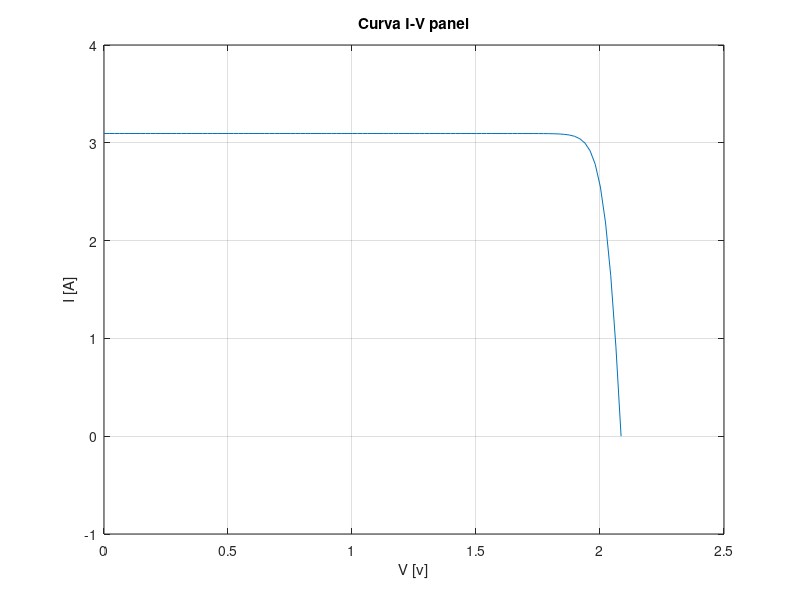

The MATLAB source for this figure:
#
# Curva_IV_panel.m
#
# Autor: Dr. Carlos Romero Pérez
# Fecha: 01/02/2025
#
# Este script calcula y grafica la curva I-V de un panel solar. de acuerdo
# con la ecuación
#
# I=Iph-Is (e^((V+IRs)/(nK T/q))-1)-(V+IRs)/Rsh.
#
# Pero resolver esta ecuación por medio de Newton Rampsom no es
# posible porque la exponencial toma valor infinito.
#
# Para resolverlo, se reescribe la ecuación tomando ln()
#
# Llamamos Vter=nKT/q
#
# Su: Irradiancia por unidad (Su=S/Sref). Sref=1000 W/m2
# Il: Es la corriente generada fotovoltaica, que depende de la irradiancia por
#     unidad Su
# I0: Corriente de saturación inversa (depende de la temperatura)
# Rs: Resistencia en serie de la celda (depende del semiconductor)
# Rsh: Resistencia de pérdida de la celda (depende del semiconductor)
#
# Los parámetros característicos se calculan a partir de los datos
# característicos del panel (datasheet de panel):
#
# Np: Número de celdas en paralelo
# Ns: Número de celdas en serie
# Voc: Tensión de circuito abierto del panel
# Isc: Corriente de corto circuito del panel
# alfa_isc: Coeficiente de Tª de la corriente de corto circuito
# beta_vosc: Coeficiente de Tª de la tension de circuito abierto
#
# El script calcula y grafica la característica I-V de la celda.
#
#

% Condiciones ambientales
Su=1;           % Irradiancia por unidad S/Sref
T=25;           % Temperatura en ºC

% Selector Panel
ejemplo=3;

switch (ejemplo)
  case 1
    % Artículo
    Np=1;
    Ns=60;
    Iscpanel=8.85;
    Vocpanel=37.85;
    alfa_isc=0.062;
    beta_vosc=-0.33;
  case 2
    % Ejemplo de panel solar real: TSM-DE14A
    Np=3;
    Ns=24;
    Iscpanel=9.69;    %A
    Vocpanel=47;      %V
    alfa_isc=0.05;    %/ºC
    beta_vosc=-0.29  % %/ºC
  case 3
    % Ejemplo de panel solar DS new energy 600W monocristalino
    Np=6;
    Ns=20;
    Iscpanel=18.57;     %A
    Vocpanel=41.7;      %V
    alfa_isc=0.046;    %/ºC
    beta_vosc=-0.277;  % %/ºC
endswitch



# Valores típicos a 25ºC
Rs=0.01;
n=1.3;          % Factor de idealidad de semiconductor
K=1.38e-23;     % Constante de Boltzman J/K
Tk=T+273.15;    % Tempertura ambiente en Kelvin
Tref=25+273.15; % Temperatura de referencia en K (25ºC)
a=K*Tk*n;
q=1.6e-19;      % Carga del electrón en C
Vter=a/q;
Rsh=10000;
Eg=1.12;        % eV Energía de la banda gap


% Valores de celda
Isc=Iscpanel/Np;          % A
I0ref=Isc/(e^(Vocpanel/(Ns*Vter))-1);
%I0ref=1e-12;
I0=I0ref*(Tk/Tref)^3*e^(q*Eg*(1/Tref-1/Tk)/(K*n));
Il=Su*Isc*(1+alfa_isc*(Tk-Tref)/100);


iteramax=1000;

V_vect=[];
I_vect=[];
index=1;
error_max=0.001;
Npuntos=100;

% Cálculo de Voc real (I=0)
flag_loop=0;
Vn=Vocpanel/Ns;
itera=0;
while(flag_loop==0)
  f=Il-I0*(e^(Vn/Vter)-1)-Vn/Rsh;
  df=-I0/Vter*e^(Vn/Vter)-1/Rsh;
  Vnext=Vn-f/df;
  err=abs(Vn-Vnext);
  Vn=Vnext;
  if(err<error_max)
    flag_loop=1;
  endif
  itera=itera+1;
  if(itera>iteramax)
    error("No converge");
  endif
endwhile

Voc_real=Vn;


% Curva característica de panelfotovoltaico
dV=Voc_real/Npuntos;

for m=0:Npuntos
  V=m*dV;
  itera=0;
  flag_loop=0;
  In=0;
  while(flag_loop==0)
  f=In-Il+I0*(e^((V+In*Rs)/Vter)-1)+(V+In*Rs)/Rsh;
  df=1+I0*Rs/Vter*e^((V+In*Rs)/Vter)+Rs/Rsh;
  Inext=In-f/df;
  err=abs(In-Inext);
  In=Inext;
  if(err<=error_max)
    flag_loop=1;
  endif
  itera=itera+1;
  if(itera>iteramax)
    error("No converge");
  endif

  endwhile

  V_vect(index)=V;
  I_vect(index)=In;
  index=index+1;

endfor

Isc=I_vect(1);

figure(1);
plot(V_vect,I_vect);
xlabel("V [v]");ylabel("I [A]");title("Curva I-V panel");grid;
